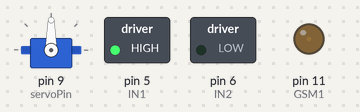
Bench run of a sketch on a simulated Arduino Uno, built with avr-gcc and run on an emulated ATmega328P. On the bench: servo, switched loads named in the sketch (green lamp = pin HIGH), output pins drawn as LEDs (lit = HIGH). What the sketch prints to the serial monitor is not drawn.

Above: at 2.15 s.
At 4.86 s:
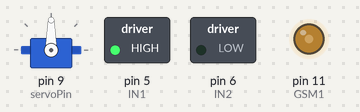
At 7.48 s:
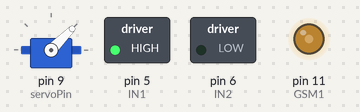
At 14.4 s:
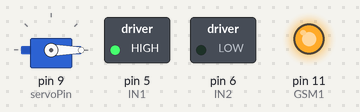
At 21.82 s:
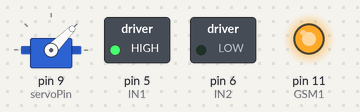
At 31.8 s:
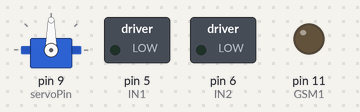
Timing chart, 0 to 40.0 s (numbered marks = the images above):
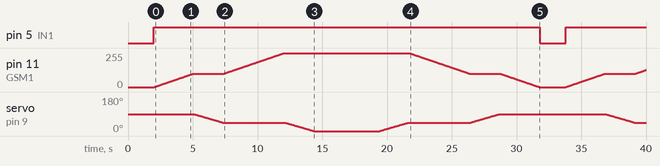

The sketch:

Enterprise.ino
```cpp
#include <Servo.h>

Servo enterpriseServo;

// --- Configuration ---
const int servoPin = 9;
const int startPos = 90;
const int topPos = 0;

const int stepDelay = 50;
const int holdTimeTop = 5000;
const int holdTimeBottom = 2000;

const int IN1 = 5;
const int IN2 = 6;
const int GSM1 = 11;

const int baseSpeed = 100;
const int maxSpeed = 255;

int servoHalfPos = 45;

void setup() {
  Serial.begin(9600);

  pinMode(IN1, OUTPUT);
  pinMode(IN2, OUTPUT);
  pinMode(GSM1, OUTPUT);

  enterpriseServo.attach(servoPin);
  enterpriseServo.write(startPos);

  delay(holdTimeBottom);
}


// ----------------------------------------------------------
// Motorfunktionen
// ----------------------------------------------------------
void motorSetDirectionForward() {
  digitalWrite(IN1, HIGH);
  digitalWrite(IN2, LOW);
}

void motorSetDirectionStop() {
  digitalWrite(IN1, LOW);
  digitalWrite(IN2, LOW);
}

void motorRampUp(int fromSpeed, int toSpeed, int step = 1) {
  motorSetDirectionForward();

  for (int s = fromSpeed; s <= toSpeed; s += step) {
    analogWrite(GSM1, s);
    Serial.print("MS UP: ");
    Serial.println(s);
    delay(30);
  }
}

void motorRampDown(int fromSpeed, int toSpeed, int step = 1) {
  for (int s = fromSpeed; s >= toSpeed; s -= step) {
    analogWrite(GSM1, s);
    Serial.print("MS DOWN: ");
    Serial.println(s);
    delay(30);
  }

  if (toSpeed == 0) motorSetDirectionStop();
}


// ----------------------------------------------------------
// Servo Bewegen
// ----------------------------------------------------------
void moveServo(int from, int to) {
  if (from < to) {
    for (int p = from; p <= to; p++) {
      enterpriseServo.write(p);
      Serial.print("POS: ");
      Serial.println(p);
      delay(stepDelay);
    }
  } else {
    for (int p = from; p >= to; p--) {
      enterpriseServo.write(p);
      Serial.print("POS: ");
      Serial.println(p);
      delay(stepDelay);
    }
  }
}


// ----------------------------------------------------------
// LOOP
// ----------------------------------------------------------
void loop() {

  // ====== STEIGEN ===================================================
  Serial.println("UP: Phase 1 – Motor auf 100");
  motorRampUp(0, baseSpeed);

  Serial.println("UP: Phase 2 – Servo 25% nach oben");
  moveServo(startPos, startPos - servoHalfPos);

  Serial.println("UP: Phase 3 – Motor auf MAX");
  motorRampUp(baseSpeed, maxSpeed);

  Serial.println("UP: Phase 4 – Servo auf TOP");
  moveServo(startPos - servoHalfPos, topPos);

  delay(holdTimeTop);


  // ====== SINKEN ====================================================


  Serial.println("DOWN: Phase 2 – Servo 25% runter");
  moveServo(topPos, topPos + servoHalfPos);

  Serial.println("DOWN: Phase 1 – Motor auf 100");
  motorRampDown(maxSpeed, baseSpeed);

  Serial.println("DOWN: Phase 4 – Servo nach unten");
  moveServo(topPos + servoHalfPos, startPos);

  motorRampDown(baseSpeed, 0);
  delay(holdTimeBottom);
}
```

Measured:
- by itself, pin 5 (IN1): LOW → HIGH at 2.0 s, → LOW 29.8 s later, → HIGH 2.0 s later
